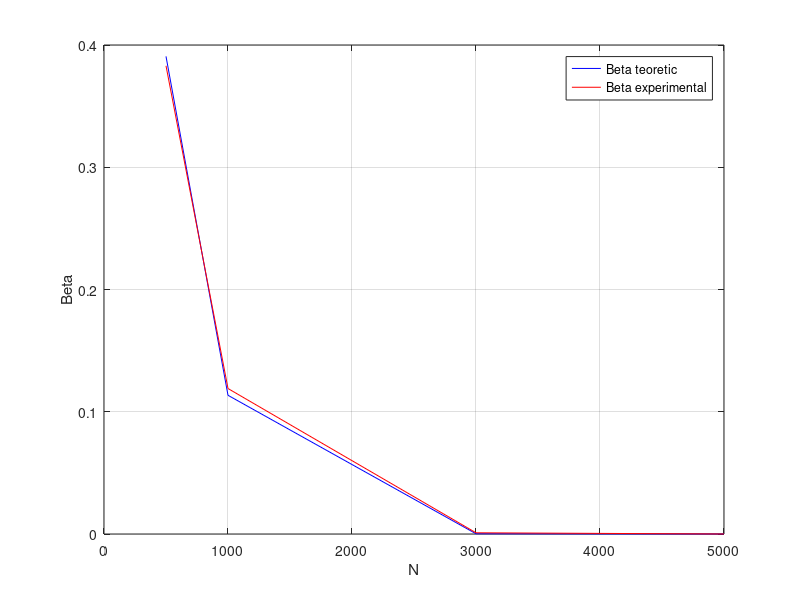

This chart was generated by the following MATLAB code:
clear all
close all
clc

L = 1000; % nr de incercari = randuri din matricea cu date pe care facem probabilitatea
N = [500 1000 3000 5000]; % marimea esantionului de date, volumul de date; cu cat e mai mare cu atat Beta scade

delta = 0.05; %[0.01:0.01:0.1 0.15 0.2]; % delta este un procent relativ cu cat fata de probabilitatea reala e shiftata distributia
% in acest fel se va calcula o probabilitate experimentala cu o probabilitate p_tilda
% si se poate calcula eroare de tip 2, beta, sansa sa ne bucuram degeaba
nr_bins = 51; % nr bins for histogram
val_Q = 0.5; % vom crea evenimentul Q comparand mereu X (uniforma) cu val_Q

cuantila_alpha_pe_2 = 1.96; % corespunde lui alpha = nivelul de semnificatie statistica = 0.05

for i = 1:length(N)
    for j = 1:length(delta)
        [i,j]
        X = rand(L,N(i)) + delta(j); % probabilitatea_noua = probabilitatea_teoretica-delta(j)
        
        probabilitatea_teoretica = 0.5; % aceasta e probabilitatea care mi s-a spus ca este reala
        ss_teoretica = probabilitatea_teoretica*(1-probabilitatea_teoretica)/N(i);
        
        probabilitatea_shiftata = probabilitatea_teoretica - delta(j); % probabilitatea ca X<0.5 pentru o uniforma in [delta,1+delta]
        ss_shiftata = probabilitatea_shiftata*(1-probabilitatea_shiftata)/N(i);
        
        X_mediu = X<val_Q; % vom obtine o matrice de 0 si 1 depinzand daca valorile sunt mai mici sau mai mari decat val_Q
        probabilitatea_experimentala = sum(X_mediu,2)/N(i); % calculam probabilitatea pe coloane si vom obtine un vector coloana
        
        Conditia_deMoivre_Laplace = sqrt(N(i).*probabilitatea_experimentala.*(1-probabilitatea_experimentala)); % sqrt(N*p*p_barat)>>1
        ['Conditia de Moivre Laplace este indeplinita in ', num2str(sum(Conditia_deMoivre_Laplace>10)),' cazuri din ', num2str(L)]
        
        alpha_teoretic = 0.05; % nivelul de semnificatie statistica
        cuantila_alpha_pe_2 = 1.96; % corespunde lui alpha = nivelul de semnificatie statistica = 0.05
        
        Z = (probabilitatea_experimentala-probabilitatea_teoretica)/(sqrt(ss_teoretica)); % calculam variabila de test (aducem gaussiana X_m intr-o gaussiana standard)
        
        Zl = abs(Z)<cuantila_alpha_pe_2; % facem testul propriu zis corespunzator unei valori alpha_teoretic = 0.05
        
        Beta_experimental(i,j) = sum(Zl)/L; % eroarea de gradul doi calculata experimental
        eps = cuantila_alpha_pe_2*sqrt(ss_teoretica);
        Beta_teoretic(i,j) = normcdf(probabilitatea_teoretica+eps,probabilitatea_shiftata,sqrt(ss_shiftata)) - normcdf(probabilitatea_teoretica-eps,probabilitatea_shiftata,sqrt(ss_shiftata));
    end
end

% if(length(N)>1)
%     figure,
%     subplot(2,1,1), surf(N,delta,Beta_experimental), title('Beta experimental'), xlabel('N'), ylabel('delta'), zlabel('Beta'), colorbar
%     subplot(2,1,2), surf(N,delta,Beta_teoretic), title('Beta teoretic'), xlabel('N'), ylabel('delta'), zlabel('Beta'),colorbar
% else
%     figure,
%     plot(delta,Beta_experimental), xlabel('delta'), ylabel('Beta')
%     hold on
%     plot(delta,Beta_teoretic,'r'),
%     grid on, legend('Beta experimental','Beta teoretic')
% end

figure, plot(N,Beta_teoretic,'b'), grid on
hold on
plot(N, Beta_experimental,'r')
xlabel('N'), ylabel('Beta'), legend('Beta teoretic', 'Beta experimental')